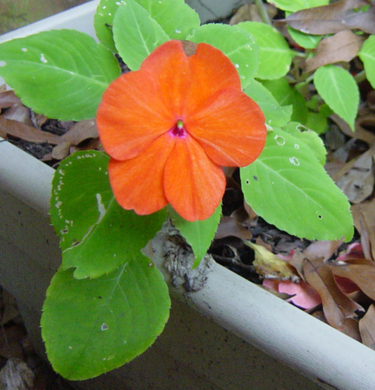
#> input picture testdata/1b.png, 375 x 390 px
$ python hw1-1.py
#> lines starting #> are read from the running program, lines starting #| are printed output that depends on the picture
import cv2
import numpy as np
img = cv2.imread('testdata/1b.png')
#> img is the input picture: shape (390, 375, 3); mean B, G, R 73.8, 122, 118.7
b = img[:,:,0]
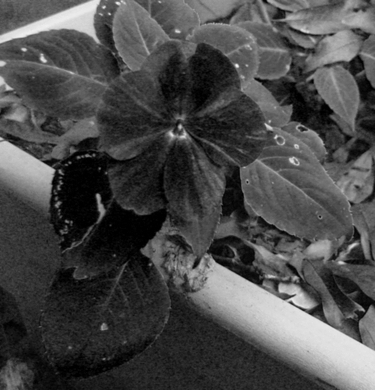
#> b: shape (390, 375); min 0, max 245, mean 73.8
g = img[:,:,1]
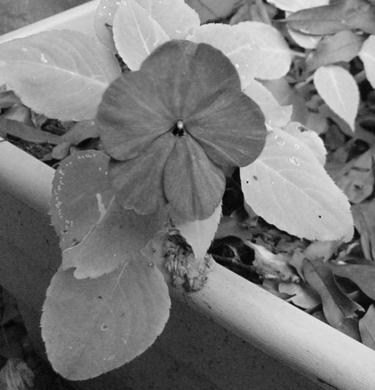
#> g: shape (390, 375); min 1, max 244, mean 122
r = img[:,:,2]
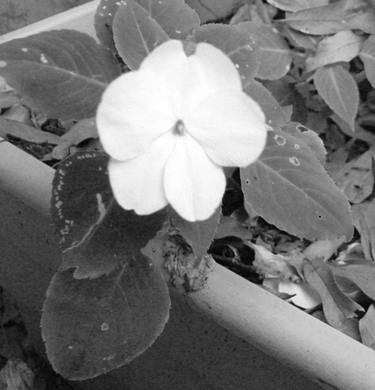
#> r: shape (390, 375); min 2, max 255, mean 118.7
print(b.shape)
#| (390, 375)
# gray = np.array(0.299 * r + 0.587 * g + 0.114 * b, dtype=np.uint8)
weight = (0.4, 0.2, 0.4)
gray = np.array(weight[2] * r + weight[1] * g + weight[0] * b, dtype=np.uint8)
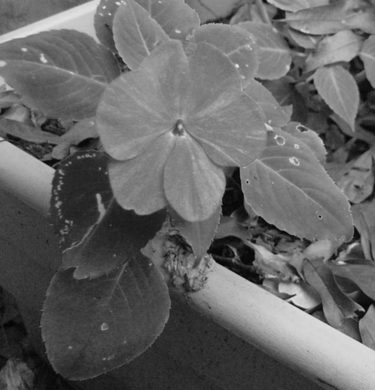
#> gray: shape (390, 375); min 4, max 233, mean 101

cv2.imshow('Gray', gray)
cv2.waitKey(0)
cv2.destroyAllWindows()
print(gray)
#> (printed output is left out)

$ run again, with testdata/0b.png copied over testdata/1b.png
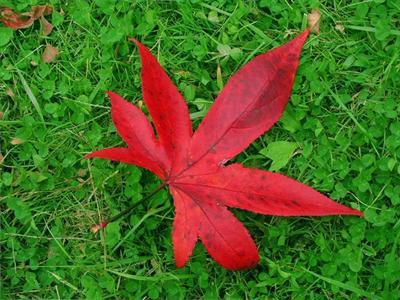
#> input picture testdata/0b.png, 400 x 300 px
#> img is the input picture: shape (300, 400, 3); mean B, G, R 36.1, 102.2, 81.7
#> `g = img[:,:,1]`:
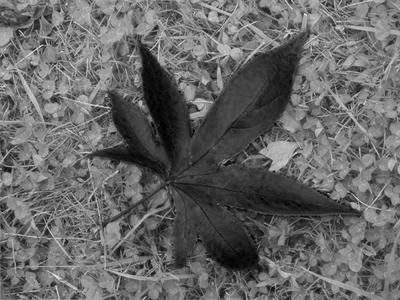
#> g: shape (300, 400); min 0, max 236, mean 102.2
#| (300, 400)
#> `gray = np.array(weight[2] * r + weight[1] * g + weight[0] * b, dtype=n..`:
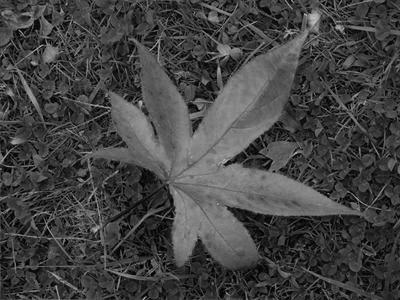
#> gray: shape (300, 400); min 2, max 195, mean 67.1
#> (printed output is left out)
